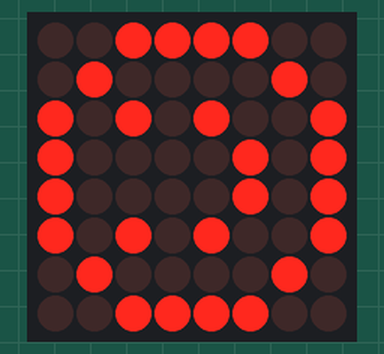
Bench run of a program on a simulated Raspberry Pi (BCM pin numbers). Shown: 8×8 LED matrix. The clock reads 2024-03-15 10:24:30 at power-on unless the program sets it.

Above: at 0.1 s.
At 3.1 s:
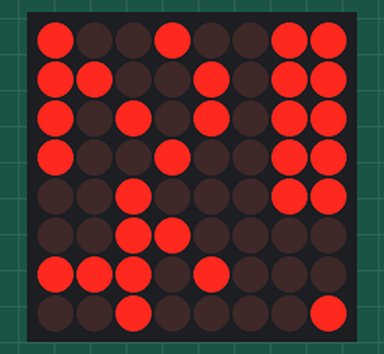
At 33.1 s:
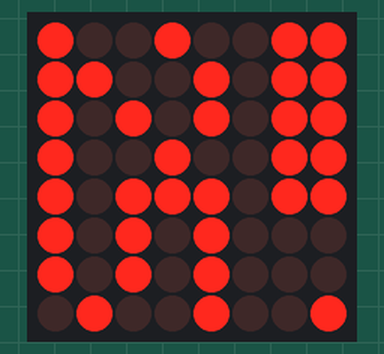
At 93.1 s:
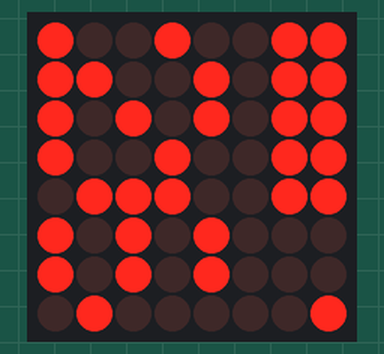

The program:

show_time.py
```python
from datetime import datetime
import time

from Adafruit_LED_Backpack import Matrix8x8
from images8x8 import *
from m64_images import *


# Optional arguments ############################################
refresh_rate = 10     # seconds
show_second = False   # show second (refresh rate becomes one)
intro = 3
#################################################################

# Create display instance on default I2C address (0x70) and bus number.
display = Matrix8x8.Matrix8x8()
display.begin()
display.clear()

# Starting animation
for i in range(intro):
    display.set_image(smiley())
    display.write_display()
    time.sleep(1)
    display.clear()

i = 0
while True:
    display.clear()
    t = datetime.now()
    h = t.hour
    m = t.minute
    set_time(h, m, display)
    if show_second:
        second = i % 8
        display.set_pixel(5, second, 1)
        display.write_display()
        time.sleep(1)
        i += 1
    else:
        time.sleep(refresh_rate)
```

images8x8.py
```python
# 8x8 LED arrangements for various images
from PIL import Image
from PIL import ImageDraw


def smiley(rotation=0):
    """ 8x8 LED Matrix smiley face LED arrangement """
    smiley = [[0, 0, 1, 1, 1, 1, 0, 0],
              [0, 1, 0, 0, 0, 0, 1, 0],
              [1, 0, 1, 0, 0, 1, 0, 1],
              [1, 0, 0, 0, 0, 0, 0, 1],
              [1, 0, 1, 0, 0, 1, 0, 1],
              [1, 0, 0, 1, 1, 0, 0, 1],
              [0, 1, 0, 0, 0, 0, 1, 0],
              [0, 0, 1, 1, 1, 1, 0, 0]]

    return matrix2image(smiley).rotate(rotation)


def box1():
    image = Image.new('1', (8, 8))
    draw = ImageDraw.Draw(image)
    draw.rectangle((0, 0, 7, 7), outline=255, fill=0)
    draw.rectangle((2, 2, 5, 5), outline=255, fill=1)
    return image


def box2():
    image = Image.new('1', (8, 8))
    draw = ImageDraw.Draw(image)
    draw.rectangle((0, 0, 7, 7), outline=255, fill=0)
    draw.rectangle((2, 2, 5, 5), outline=255, fill=0)
    return image


def box3():
    image = Image.new('1', (8, 8))                       # Create 8x8 1 bit color image
    draw = ImageDraw.Draw(image)                         # Create a draw instance
    draw.rectangle((0, 0, 7, 7), outline=255, fill=0)    # Rectangle outline
    draw.rectangle((2, 2, 5, 5), outline=255, fill=1)    # Rectangle fill
    draw.line((1, 1, 6, 6), fill=255)                    # Draw line from top left to bottom right
    draw.line((1, 6, 6, 1), fill=255)                    # Draw line from top right to bottom left
    return image


def line1():
    image = Image.new('1', (8, 8))
    draw = ImageDraw.Draw(image)
    draw.line((0, 3, 7, 3), fill=255)
    return image


def matrix2image(matrix):
    image = Image.new('1', (8, 8))
    for i, row in enumerate(matrix):
        for j, value in enumerate(row):
            if value == 1:
                image.putpixel((i, j), 1)
    return image
```

m64_images.py
```python
import math
from PIL import Image
from PIL import ImageDraw
from numbers5x4 import *


def loading(value, limit=100, box=(0, 0, 7, 7), direction='right'):
    """
    Return a loading image starting from a position going in a direction
    value      : Loading amount from a limit (loading = value / limit)
    limit      : Loading limit (loading = value / limit)
    box        : Loading box (x1, y1, x2, y2)
    direction  : Fill pixels towards 'up' or 'right'
    """
    box_area = (box[2] - box[0]) * (box[3] - box[1])
    n_pixels = round(box_area * value / limit)
    image = Image.new('1', (8, 8))
    draw = ImageDraw.Draw(image)

    print('Lighting %i pixels for %i / %i' % (n_pixels, value, limit))
    if direction == 'right':
        lines = math.floor(n_pixels / (box[2] - box[0]))
        print('Lighting %i lines' % int(lines))
        height = 0
        filled = 0
        for i in range(int(lines)):
            draw.line((box[0], box[1] + i, box[2], box[1] + i), fill=255)
            height += 1
            filled += (box[2] - box[0])
        print('Height: %i | Filled: %i' % (height, filled))

        if height < (box[3] - box[1]):
            x2 = n_pixels - filled + box[0]
            print('Filling additional %i' % x2)
            draw.line((box[0], box[1] + height, x2, box[1] + height), fill=255)

#     image = Image.new('1', (8, 8))
#     draw = ImageDraw.Draw(image2)
#     draw.rectangle((box[0], box[1], 7, 7), outline=255, fill=0)
    return image


def set_display(display, pixels, reverse=[False, False]):
    for x, row in enumerate(pixels):
        for y, value in enumerate(row):
            if value == 1:
                x_pos = 7 - x
                y_pos = y
                if reverse[0]:
                    x_pos = x
                if reverse[1]:
                    y_pos = 7 - y
                display.set_pixel(x_pos, y_pos, 1)

    display.write_display()


def set_time(h, m, display):
    bottom = get_5x8_array(m)
    pixels = [[0] * 8] * 3 + bottom
    set_display(display, pixels)
    set_hour(h, 'am', display)


def set_hour(hour, ampm, display):
    h = hour
    if hour > 12:
        h = hour - 12
    if hour >= 12:
        ampm = 'pm'
        display.set_pixel(6, 7, 1)
    else:
        ampm = 'am'
    display.set_pixel(7, 7, 1)

    y_values = [[i, i] for i in range(6)]
    y_values = [i for j in y_values for i in j]
    x_values = [0, 1] * 6
    for i in range(h):
        x = x_values[i]
        y = y_values[i]
        display.set_pixel(7 - x, y, 1)
    display.write_display()


def get_5x8_array(number):
    if len(str(number)) > 2:
        print('Enter number between 0 - 99')
    elif len(str(number)) == 1:
        digit1 = 0
        digit2 = int(number)
    elif len(str(number)) == 2:
        digit1 = int(str(number)[0])
        digit2 = int(str(number)[1])

    array_5x8 = []
    array1 = numbers[digit1]
    array2 = numbers[digit2]
    for a1, a2 in zip(array1, array2):
        array_5x8.append(a1 + a2)

    return array_5x8
```

Source omitted: numbers5x4.py (data table, 1215 bytes)

Measured:
- what the display in image 1 shows lasts 30.0 s, from 3.0 s to 33.0 s
- what the display in image 2 shows lasts 60.0 s, from 33.0 s to 93.0 s
